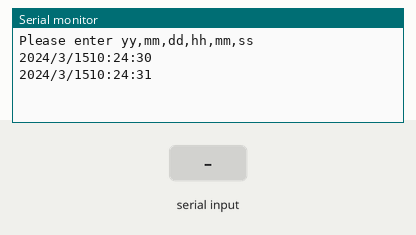
Recording of a sketch running on a simulated Arduino Uno, built with avr-gcc and run on an emulated ATmega328P. Shown: the last lines printed to the serial monitor. The inputs (shaded band) are chosen by the test bench. The local clock reads 2024-03-15 10:24:30 at power-on unless the sketch sets it.

Above: at 1.2 s.
1.3 s: "90,45,200,10,150,30\n" received over Serial
At 2.8 s:
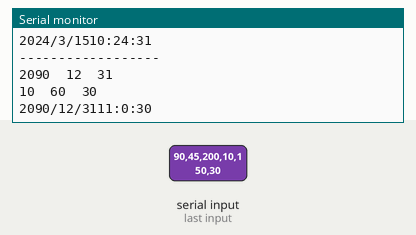
3.5 s: "30,150,10,200,45,90\n" received over Serial
At 4.5 s:
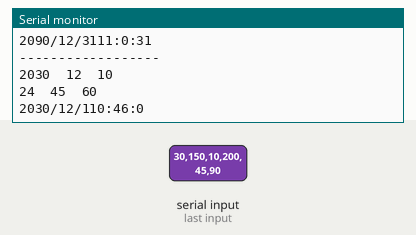
Timing chart, 0 to 6.5 s (numbered marks = the images above; inputs shaded):
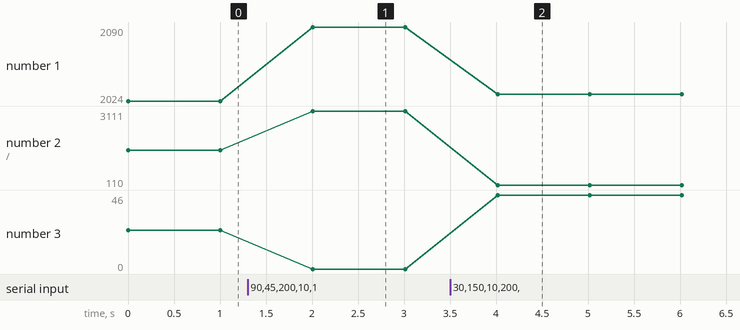

Measured:
- after the input at 1.3 s, the serial monitor: prints a new line after 0.71 s (image 1)
- after the input at 3.5 s, the serial monitor: prints a new line after 0.51 s (image 2)
- plotted number 1: 2024 → 2090 after the input at 1.3 s, 2090 → 2030 after the input at 3.5 s
- plotted number 2: 1510 → 3111 after the input at 1.3 s, 3111 → 110 after the input at 3.5 s
- plotted number 3: 24 → 0 after the input at 1.3 s, 0 → 46 after the input at 3.5 s

The sketch:

JK_SerialSetandReadOK1307RTC.ino
```cpp
//JK Menu to get time date and set clock 2020 10 8 9 22
#include <Wire.h>
#include "RTClib.h"

RTC_DS1307 rtc;

void setup() {
  // initialize serial:
  Serial.begin(115200);
  Serial.println("Please enter yy,mm,dd,hh,mm,ss");
  rtc.begin();
}

void loop() {
  // if there's any serial available, read it:
  while (Serial.available() > 0) {

    // look for the next valid integer in the incoming serial stream:
    int yy = Serial.parseInt();
    // do it again:
    int mm = Serial.parseInt();
    // do it again:
    int dd = Serial.parseInt();
    // do it again:
    int hr = Serial.parseInt();
    // do it again:
    int min = Serial.parseInt();
    // do it again:
    int sec = Serial.parseInt();
    // look for the newline. That's the end of your sentence:
    if (Serial.read() == '\n') {
      yy =  2000+constrain(yy, 1, 90);
      mm =  constrain(mm, 1, 12);
      dd =  constrain(dd, 1, 31);
      hr =  constrain(hr, 1, 24);
      min =  constrain(min, 1, 60);
      sec =  constrain(sec, 1, 60);
      Serial.println("------------------");
      Serial.print(yy,DEC );
      Serial.print("\t");
      Serial.print(mm, DEC );
      Serial.print("\t");
      Serial.println(dd, DEC);
      Serial.print(hr,DEC );
      Serial.print("\t");
      Serial.print(min, DEC );
      Serial.print("\t");
      Serial.println(sec, DEC);
      rtc.adjust(DateTime(yy, mm, dd, hr, min, sec));
    }
  }
  DateTime now = rtc.now();
  Serial.print(now.year(), DEC);
  Serial.print('/');
  Serial.print(now.month(), DEC);
  Serial.print('/');
  Serial.print(now.day(), DEC);
  Serial.print(now.hour(), DEC);
  Serial.print(':');
  Serial.print(now.minute(), DEC);
  Serial.print(':');
  Serial.print(now.second(), DEC);
  Serial.println();
  delay(1000);

}
```
